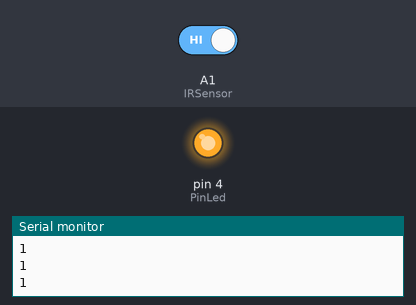
A sketch run on a simulated Arduino Uno, built with avr-gcc and run on an emulated ATmega328P. On the bench: output pins drawn as LEDs (lit = HIGH), the last lines printed to the serial monitor. Inputs (shaded band) come from the test bench; at power-on: A1 (IRSensor) HIGH.

Above: at 1.2 s.
1.3 s: A1 (IRSensor) driven LOW
At 2.6 s:
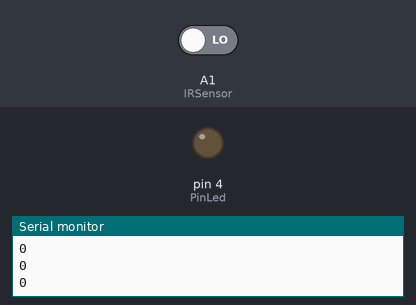
2.9 s: A1 (IRSensor) driven HIGH
At 3.8 s:
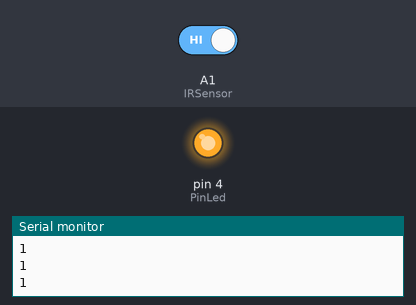
Timing chart, 0 to 5.9 s (numbered marks = the images above; inputs shaded):
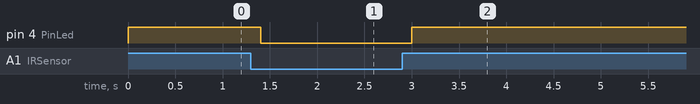

The sketch:

15Ir.ino
```cpp
#define IRSensor A1
#define PinLed 4
// #define buz A1
// int val=0;
// Define the pin where the LED is connected
#define LED 0
void setup() {
  // Set the IRSensor pin as input
  pinMode(IRSensor, INPUT);
  // Set the LED pin as output
  // pinMode(buz, OUTPUT);
    pinMode(PinLed,OUTPUT);
  Serial.begin(9600);
}
void loop() {
  // Read the value from the IR sensor
  Serial.available();
 int value ;
 value = digitalRead(IRSensor);
  // If the value is LOW, it means an object is detected
  Serial.println(value);
  if(value == LOW) {
  //  value = digitalRead(IRSensor);
    // Serial.println("detected");
    // Serial.print(1);
    // Turn on the LED
    // tone(buz,1000,500);
    digitalWrite(PinLed, LOW);
    // digitalWrite(buz, HIGH);  // turn the LED on (HIGH is the voltage level)
  }
  // Otherwise, no object is detected
  if(value == HIGH)
    {
    // Turn off the LED
    // Serial.println("not detected");
    // Serial.println(0);
    digitalWrite(PinLed,HIGH);
    // digitalWrite(buz, LOW);
    // notone(buz,1000,500);
    }

    delay(200);


}// turn  on led and buzzer with IR
```

Measured:
- after the input at 1.3 s, pin 4 (PinLed): HIGH → LOW after 0.10 s
- after the input at 2.9 s, pin 4 (PinLed): LOW → HIGH after 0.10 s
